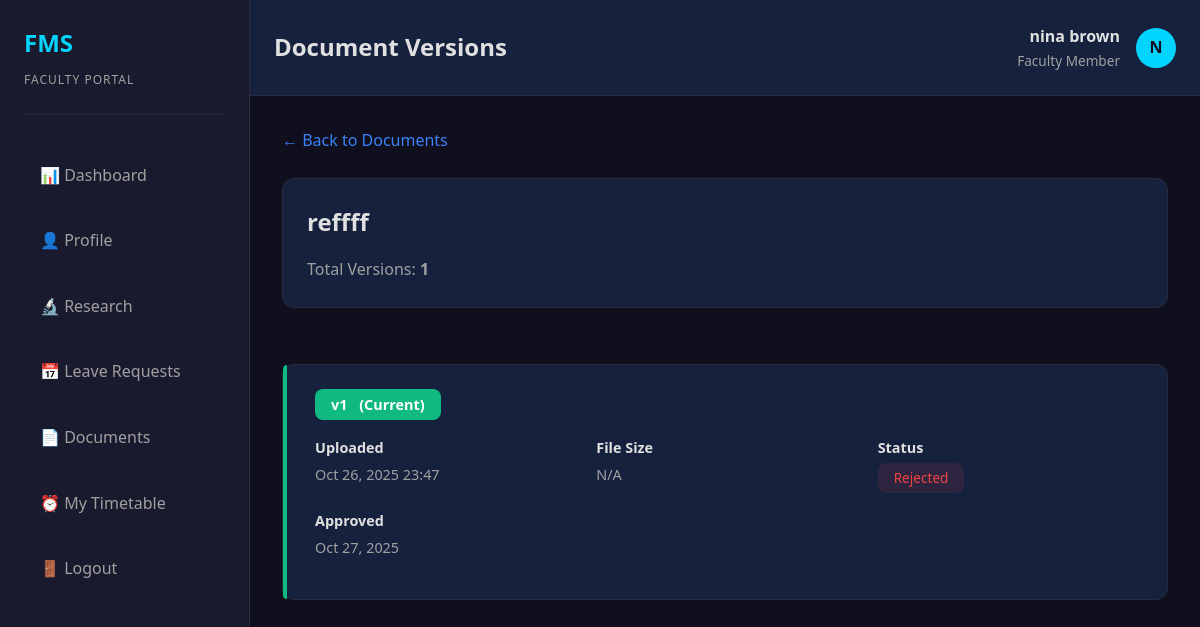
Page /faculty_css/faculty/document-versions.php?id=1 (signed in) on the committed database.
### tables this page shows
CREATE TABLE `faculty` (
  `faculty_id` int(11) NOT NULL,
  `name` varchar(100) NOT NULL,
  `email` varchar(100) NOT NULL,
  `password` varchar(255) NOT NULL,
  `position` varchar(100) DEFAULT NULL,
  `department` varchar(100) DEFAULT NULL,
  `education` varchar(255) DEFAULT NULL,
  `contact` varchar(20) DEFAULT NULL,
  `profile_photo` varchar(255) DEFAULT NULL,
  `created_at` timestamp NULL DEFAULT current_timestamp(),
  `updated_at` timestamp NULL DEFAULT current_timestamp() ON UPDATE current_timestamp()
);

CREATE TABLE `documents` (
  `document_id` int(11) NOT NULL,
  `version_number` int(11) DEFAULT 1,
  `parent_document_id` int(11) DEFAULT NULL,
  `faculty_id` int(11) DEFAULT NULL,
  `document_name` varchar(255) NOT NULL,
  `document_type` varchar(50) DEFAULT NULL,
  `file_path` varchar(255) DEFAULT NULL,
  `category` varchar(100) DEFAULT NULL,
  `status` enum('pending','approved','rejected') DEFAULT 'pending',
  `uploaded_date` timestamp NULL DEFAULT current_timestamp(),
  `approval_date` timestamp NULL DEFAULT NULL,
  `approved_by` int(11) DEFAULT NULL,
  `is_template` tinyint(1) DEFAULT 0,
  `is_latest` tinyint(1) DEFAULT 1,
  `file_size` varchar(50) DEFAULT NULL,
  `file_name` varchar(255) NOT NULL
);

### faculty_css/config/session.php (called while the page is built, shortened)
<?php
function isLoggedIn() {
    return isset($_SESSION['user_id']) && isset($_SESSION['user_type']);
}
function getCurrentUser($conn) {
    $user_id = $_SESSION['user_id'];
    $user_type = $_SESSION['user_type'];
    $query = $user_type === 'admin'
        ? "SELECT * FROM admins WHERE admin_id = ?"
        : "SELECT * FROM faculty WHERE faculty_id = ?";
    $stmt = $conn->prepare($query);
    $stmt->bind_param("i", $user_id);
    $stmt->execute();
    $result = $stmt->get_result();
    return $result->fetch_assoc();
}
?>

### faculty_css/faculty/document-versions.php (the view, shortened to what this page needs)
<?php
$page_title = 'Document Versions';
require_once 'header.php';
require_once '../config/database.php';
$current_user = $_SESSION['current_user'] ?? null;
$faculty_id = isset($current_user['faculty_id']) ? (int)$current_user['faculty_id'] : 0;
$document_id = intval($_GET['id']);
$main_query = "SELECT * FROM documents WHERE (document_id = ? OR parent_document_id = ?) AND faculty_id = ? LIMIT 1";
$stmt = $conn->prepare($main_query);
$stmt->bind_param("iii", $document_id, $document_id, $faculty_id);
$stmt->execute();
$main_result = $stmt->get_result();
$main_doc = $main_result->fetch_assoc();
$parent_id = $main_doc['parent_document_id'] ?? $main_doc['document_id'];
$versions_query = "SELECT * FROM documents WHERE (document_id = ? OR parent_document_id = ?)
                  AND faculty_id = ? ORDER BY version_number DESC";
$stmt = $conn->prepare($versions_query);
$stmt->bind_param("iii", $parent_id, $parent_id, $faculty_id);
$stmt->execute();
$versions_result = $stmt->get_result();
?>
<a href="documents.php" class="back-link">← Back to Documents</a>
<div class="version-header">
    <div class="version-title"><?php echo htmlspecialchars($main_doc['document_name']); ?></div>
    <p style="color: var(--text-secondary); margin: 0;">
        Total Versions: <strong><?php echo $versions_result->num_rows; ?></strong>
    </p>
</div>
<div class="version-timeline">
    <?php
    while ($version = $versions_result->fetch_assoc()):
        $is_latest = $version['is_latest'];
    ?>
    <div class="version-item <?php echo $is_latest ? 'latest' : ''; ?>">
        <div class="version-number">
            v<?php echo $version['version_number']; ?>
            <?php if ($is_latest): ?>
            <span style="margin-left: var(--spacing-sm);">(Current)</span>
            <?php endif; ?>
        </div>
        <div class="version-meta">
            <div class="version-meta-item">
                <span class="version-meta-label">Uploaded</span>
                <span><?php echo date('M d, Y H:i', strtotime($version['uploaded_date'])); ?></span>
            </div>
            <div class="version-meta-item">
                <span class="version-meta-label">File Size</span>
                <span><?php echo $version['file_size'] ? round($version['file_size'] / 1024 / 1024, 2) . 'MB' : 'N/A'; ?></span>
            </div>
            <div class="version-meta-item">
                <span class="version-meta-label">Status</span>
                <span class="status-badge status-<?php echo htmlspecialchars($version['status']); ?>">
                    <?php echo ucfirst($version['status']); ?>
                </span>
            </div>
            <?php if ($version['approval_date']): ?>
            <div class="version-meta-item">
                <span class="version-meta-label">Approved</span>
                <span><?php echo date('M d, Y', strtotime($version['approval_date'])); ?></span>
            </div>
            <?php endif; ?>
        </div>
    </div>
    <?php endwhile; ?>
</div>
<?php require_once 'footer.php'; ?>

### faculty_css/faculty/header.php (shortened to what this page needs)
<?php
require_once '../config/database.php';
require_once '../config/session.php';
$current_user = getCurrentUser($conn);
?>
<!DOCTYPE html>
<html lang="en">
<head>
    <link rel="stylesheet" href="../assets/css/style.css">
</head>
<body>
    <div class="faculty-layout">
        <aside class="sidebar">
            <div class="sidebar-header">
                <div class="sidebar-logo">FMS</div>
                <div class="sidebar-subtitle">Faculty Portal</div>
            </div>
            <ul class="sidebar-menu">
                <li><a href="dashboard.php" class="<?php echo basename($_SERVER['PHP_SELF']) === 'dashboard.php' ? 'active' : ''; ?>">📊 Dashboard</a></li>
                <li><a href="profile.php" class="<?php echo basename($_SERVER['PHP_SELF']) === 'profile.php' ? 'active' : ''; ?>">👤 Profile</a></li>
                <li><a href="research.php" class="<?php echo basename($_SERVER['PHP_SELF']) === 'research.php' ? 'active' : ''; ?>">🔬 Research</a></li>
                <li><a href="leave.php" class="<?php echo basename($_SERVER['PHP_SELF']) === 'leave.php' ? 'active' : ''; ?>">📅 Leave Requests</a></li>
                <li><a href="documents.php" class="<?php echo basename($_SERVER['PHP_SELF']) === 'documents.php' ? 'active' : ''; ?>">📄 Documents</a></li>
                <li><a href="timetable.php" class="<?php echo basename($_SERVER['PHP_SELF']) === 'timetable.php' ? 'active' : ''; ?>">⏰ My Timetable</a></li>
                <li><a href="../logout.php">🚪 Logout</a></li>
            </ul>
        </aside>
        <div class="main-content">
            <div class="topbar">
                <div class="topbar-title"><?php echo isset($page_title) ? $page_title : 'Dashboard'; ?></div>
                <div class="topbar-user">
                    <div class="user-info">
                    <div class="user-name"><?php echo isset($current_user['name']) ? htmlspecialchars($current_user['name']) : 'Unknown User'; ?></div>
                        <div class="user-role">Faculty Member</div>
                    </div>
                    <div class="user-avatar"><?php echo isset($current_user['name']) ? strtoupper(substr($current_user['name'], 0, 1)) : '?'; ?></div>
                </div>
            </div>
            <div class="content">

### faculty_css/assets/css/style.css (style rules this page uses)
:root { --primary: #1a1a2e; --primary-light: #16213e; --primary-dark: #0f3460; --accent: #00d4ff; --accent-hover: #00b8d4; --accent-light: #00e5ff; --bg-dark: #0f0f1e; --bg-secondary: #1a1a2e; --text-primary: #e0e0e0; --text-secondary: #a0a0a0; --border-color: #2a2a3e; --success: #10b981; --warning: #f59e0b; --danger: #ef4444; --info: #3b82f6; --spacing-xs: 0.25rem; --spacing-sm: 0.5rem; --spacing-md: 1rem; --spacing-lg: 1.5rem; --spacing-xl: 2rem; --spacing-2xl: 3rem; --radius-sm: 0.375rem; --radius-md: 0.5rem; --radius-lg: 0.75rem; --radius-xl: 1rem; --transition: all 0.3s ease; }
* { margin: 0; padding: 0; box-sizing: border-box; }
html, body { font-family: "Segoe UI", Tahoma, Geneva, Verdana, sans-serif; background-color: var(--bg-dark); color: var(--text-primary); line-height: 1.6; }
p { margin-bottom: var(--spacing-md); color: var(--text-secondary); }
a { color: var(--accent); text-decoration: none; transition: var(--transition); }

### faculty_css/faculty/header.php (style rules this page uses)
.faculty-layout { display: flex; min-height: 100vh; }
.sidebar { width: 250px; background-color: var(--primary); border-right: 1px solid var(--border-color); padding: var(--spacing-lg); position: fixed; height: 100vh; overflow-y: auto; }
.sidebar-header { margin-bottom: var(--spacing-xl); padding-bottom: var(--spacing-lg); border-bottom: 1px solid var(--border-color); }
.sidebar-logo { font-size: 1.5rem; font-weight: 700; color: var(--accent); margin-bottom: var(--spacing-sm); }
.sidebar-subtitle { font-size: 0.75rem; color: var(--text-secondary); text-transform: uppercase; letter-spacing: 1px; }
.sidebar-menu { list-style: none; }
.sidebar-menu li { margin-bottom: var(--spacing-sm); }
.sidebar-menu a { display: block; padding: var(--spacing-md) var(--spacing-md); color: var(--text-secondary); border-radius: var(--radius-md); transition: var(--transition); text-decoration: none; }
.main-content { margin-left: 250px; flex: 1; display: flex; flex-direction: column; }
.topbar { background-color: var(--primary-light); border-bottom: 1px solid var(--border-color); padding: var(--spacing-lg); display: flex; justify-content: space-between; align-items: center; }
.topbar-title { font-size: 1.5rem; font-weight: 600; color: var(--text-primary); }
.topbar-user { display: flex; align-items: center; gap: var(--spacing-md); }
.user-info { text-align: right; }
.user-name { font-weight: 600; color: var(--text-primary); }
.user-role { font-size: 0.85rem; color: var(--text-secondary); }
.user-avatar { width: 40px; height: 40px; border-radius: 50%; background-color: var(--accent); display: flex; align-items: center; justify-content: center; color: var(--bg-dark); font-weight: 700; }
.content { flex: 1; padding: var(--spacing-xl); overflow-y: auto; }

### rows in the picture
faculty: name "nina brown", name "N"
documents: document_name "reffff", version_number "1", is_latest "(Current)", uploaded_date "Oct 26, 2025 23:47", shows "N/A", status "Rejected", approval_date "Oct 27, 2025"

### other values in the picture
$page_title "Document Versions"
$versions_result->num_rows "1"
